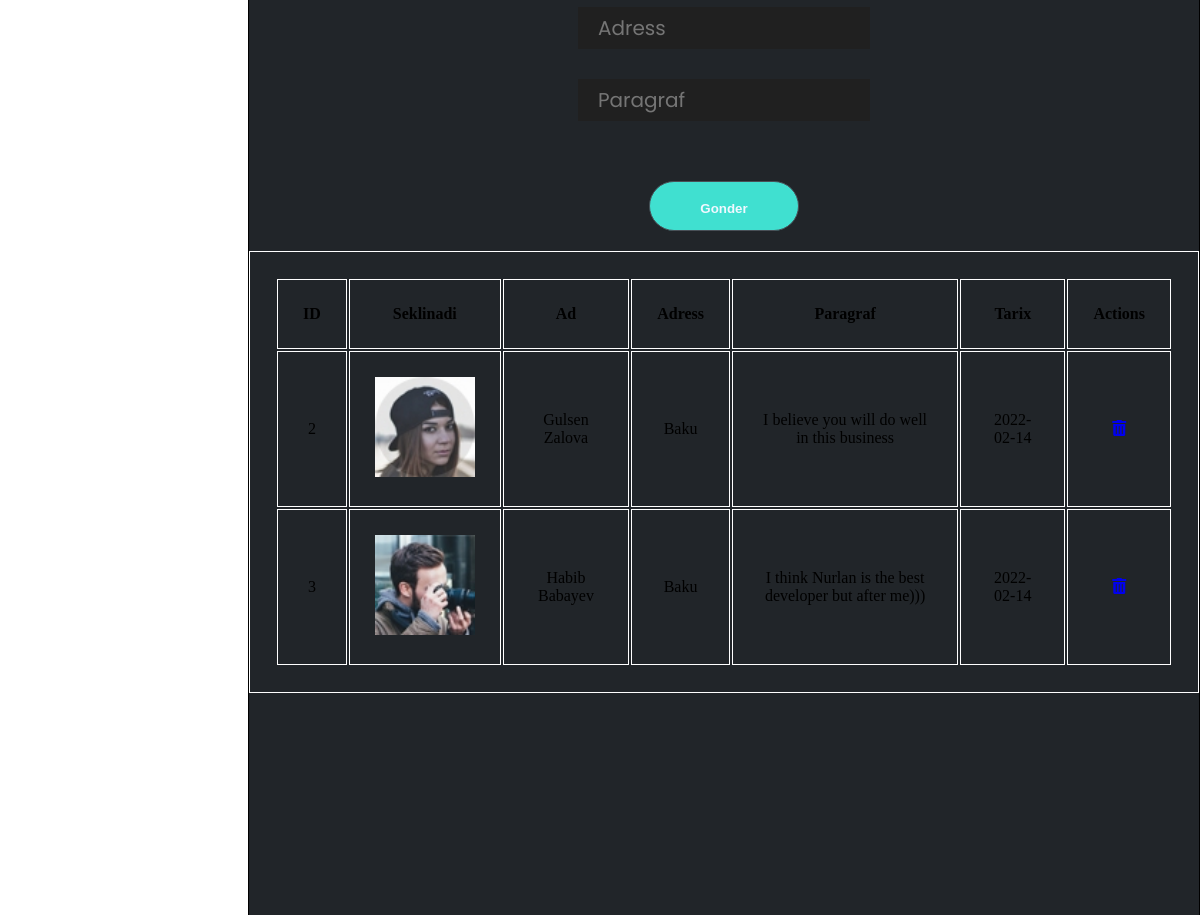
The page /girov (middle part) on the database as committed earlier.
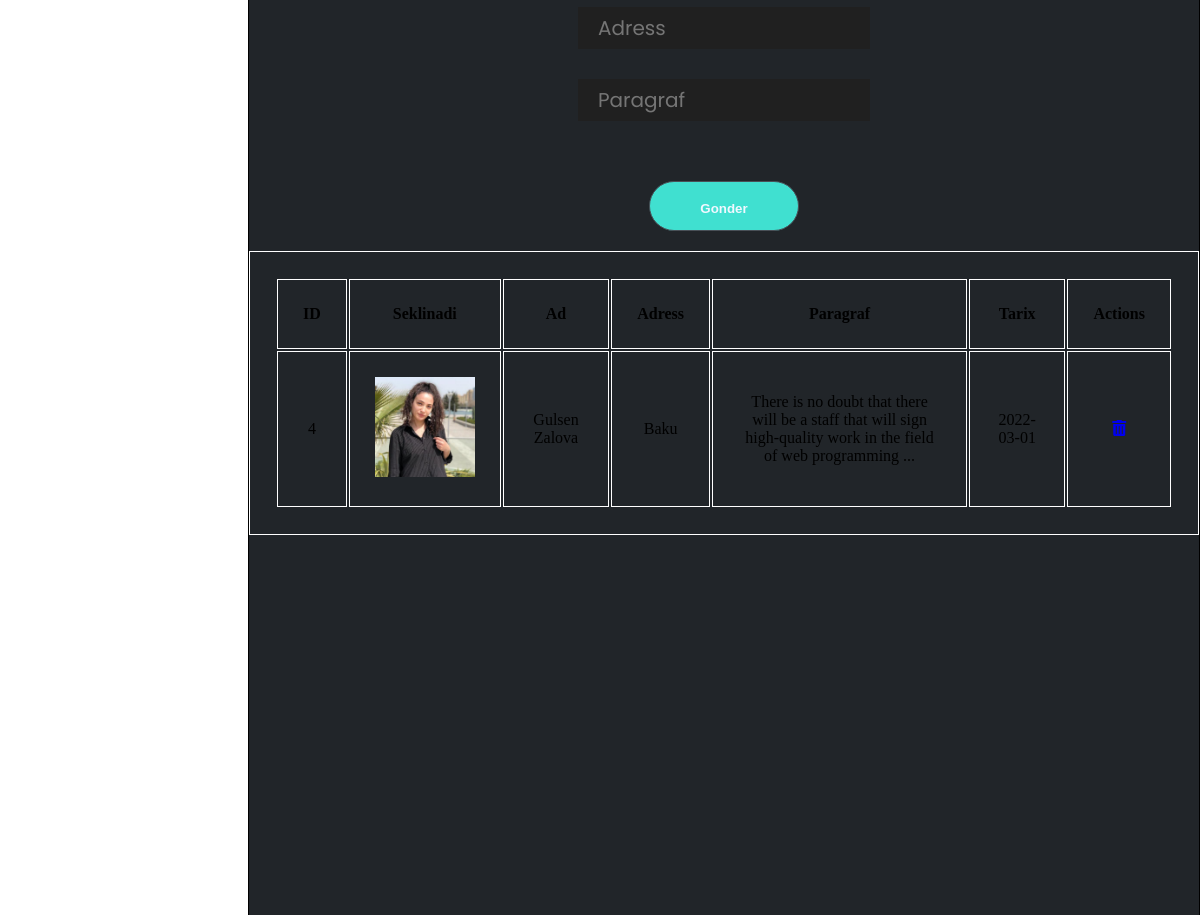
The same page on the database as committed later.
### app.py (models this page shows)
class Test(db.Model):
    n_id = db.Column(db.Integer, primary_key=True)
    n_img = db.Column(db.String(80))
    n_ad = db.Column(db.String(120))
    n_adress = db.Column(db.String(120))
    n_paragraf = db.Column(db.String(120))
    n_date = db.Column(db.String(120))

### app.py (the view, shortened to what this page needs)
@app.route('/girov',methods=['GET','POST'])
def admin_indexxxx():
  butuntestler=Test.query.all()
  return render_template('admin.html',testler=butuntestler)

### templates/admin.html (shortened to what this page needs)
<!DOCTYPE html>
<html lang="en">
<head>
    <link rel="stylesheet" href="../static/admin.css">
    <link rel="stylesheet" href="https://pro.fontawesome.com/releases/v5.10.0/css/all.css" />
</head>
<body>
    <section id="Testimonial">
        <div class="container1">
            <div class="clents">
                <div class="ikinc ">
                    <div class="soninput ">
                        <form action="/girov" method="POST" enctype="multipart/form-data">
                            <div class="labelinput ">
                                <input type="text " placeholder="Adress" name='adress'>
                                <input type="text " placeholder="Paragraf" name='paragraf'>
                            </div>
                            <div>
                                <div class="button1 "> <button type="submit ">
                                    <h4>Gonder</h4>
                                </button></div>
                            </div>
                        </form>
                    </div>
                    <table class="table">
                        <tr>
                            <th scope="col">ID</th>
                            <th scope="col">Seklinadi</th>
                            <th scope="col">Ad</th>
                            <th scope="col">Adress</th>
                            <th scope="col">Paragraf</th>
                            <th scope="col">Tarix</th>
                            <th scope="col">Actions</th>
                        </tr>
                        {% for test in testler %}
                        <tr>
                            <td>{{test.n_id}}</td>
                            <td>
                                <img src="../static/uploads/{{test.n_img}}" alt="" class="img-thumbnail" style="width: 100px;">
                            </td>
                            <td>{{test.n_ad}}</td>
                            <td>{{test.n_adress}}</td>
                            <td>{{test.n_paragraf}}</td>
                            <td>{{test.n_date}}</td>
                            <td>
                                <a href="/girov/delete/{{test.n_id}}"><i class="fas fa-trash-alt"></i></a>
                            </td>
                        </tr>
                        {% endfor %}
                    </table>
                </div>
            </div>
        </div>
    </section>
</body>
</html>

Rows that differ between the two databases and show on the page:
removed Test: n_id "2", n_img (picture), n_ad "Gulsen Zalova", n_adress "Baku", n_paragraf "I believe you will do well in this business", n_date "2022-02-14"
removed Test: n_id "3", n_img (picture), n_ad "Habib Babayev", n_adress "Baku", n_paragraf "I think Nurlan is the best developer but after me)))", n_date "2022-02-14"
added Test: n_id "4", n_img (picture), n_ad "Gulsen Zalova", n_adress "Baku", n_paragraf "There is no doubt that there will be a staff that will sign high-quality work in the field of web programming ...", n_date "2022-03-01"
